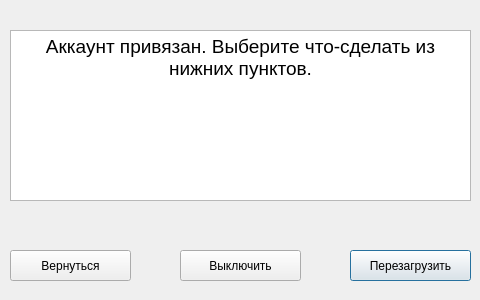
<?xml version="1.0" encoding="UTF-8"?>
<ui version="4.0">
 <class>restartstart</class>
 <widget class="QDialog" name="restartstart">
  <property name="geometry">
   <rect>
    <x>0</x>
    <y>0</y>
    <width>480</width>
    <height>300</height>
   </rect>
  </property>
  <property name="windowTitle">
   <string>Dialog</string>
  </property>
  <widget class="QPushButton" name="pushButton_3">
   <property name="geometry">
    <rect>
     <x>350</x>
     <y>250</y>
     <width>121</width>
     <height>31</height>
    </rect>
   </property>
   <property name="text">
    <string>Перезагрузить</string>
   </property>
  </widget>
  <widget class="QPushButton" name="pushButton">
   <property name="geometry">
    <rect>
     <x>10</x>
     <y>250</y>
     <width>121</width>
     <height>31</height>
    </rect>
   </property>
   <property name="text">
    <string>Вернуться</string>
   </property>
  </widget>
  <widget class="QPushButton" name="pushButton_2">
   <property name="geometry">
    <rect>
     <x>180</x>
     <y>250</y>
     <width>121</width>
     <height>31</height>
    </rect>
   </property>
   <property name="text">
    <string>Выключить</string>
   </property>
  </widget>
  <widget class="QTextBrowser" name="textBrowser">
   <property name="geometry">
    <rect>
     <x>10</x>
     <y>30</y>
     <width>461</width>
     <height>171</height>
    </rect>
   </property>
   <property name="html">
    <string>&lt;!DOCTYPE HTML PUBLIC &quot;-//W3C//DTD HTML 4.0//EN&quot; &quot;http://www.w3.org/TR/REC-html40/strict.dtd&quot;&gt;
&lt;html&gt;&lt;head&gt;&lt;meta name=&quot;qrichtext&quot; content=&quot;1&quot; /&gt;&lt;meta charset=&quot;utf-8&quot; /&gt;&lt;style type=&quot;text/css&quot;&gt;
p, li { white-space: pre-wrap; }
&lt;/style&gt;&lt;/head&gt;&lt;body style=&quot; font-family:'Segoe UI'; font-size:9pt; font-weight:400; font-style:normal;&quot;&gt;
&lt;p align=&quot;center&quot; style=&quot; margin-top:0px; margin-bottom:0px; margin-left:0px; margin-right:0px; -qt-block-indent:0; text-indent:0px;&quot;&gt;&lt;span style=&quot; font-size:14pt;&quot;&gt;Аккаунт привязан. Выберите что-сделать из нижних пунктов.&lt;/span&gt;&lt;/p&gt;
&lt;p align=&quot;center&quot; style=&quot;-qt-paragraph-type:empty; margin-top:0px; margin-bottom:0px; margin-left:0px; margin-right:0px; -qt-block-indent:0; text-indent:0px; font-size:14pt;&quot;&gt;&lt;br /&gt;&lt;/p&gt;&lt;/body&gt;&lt;/html&gt;</string>
   </property>
  </widget>
 </widget>
 <resources/>
 <connections/>
</ui>
